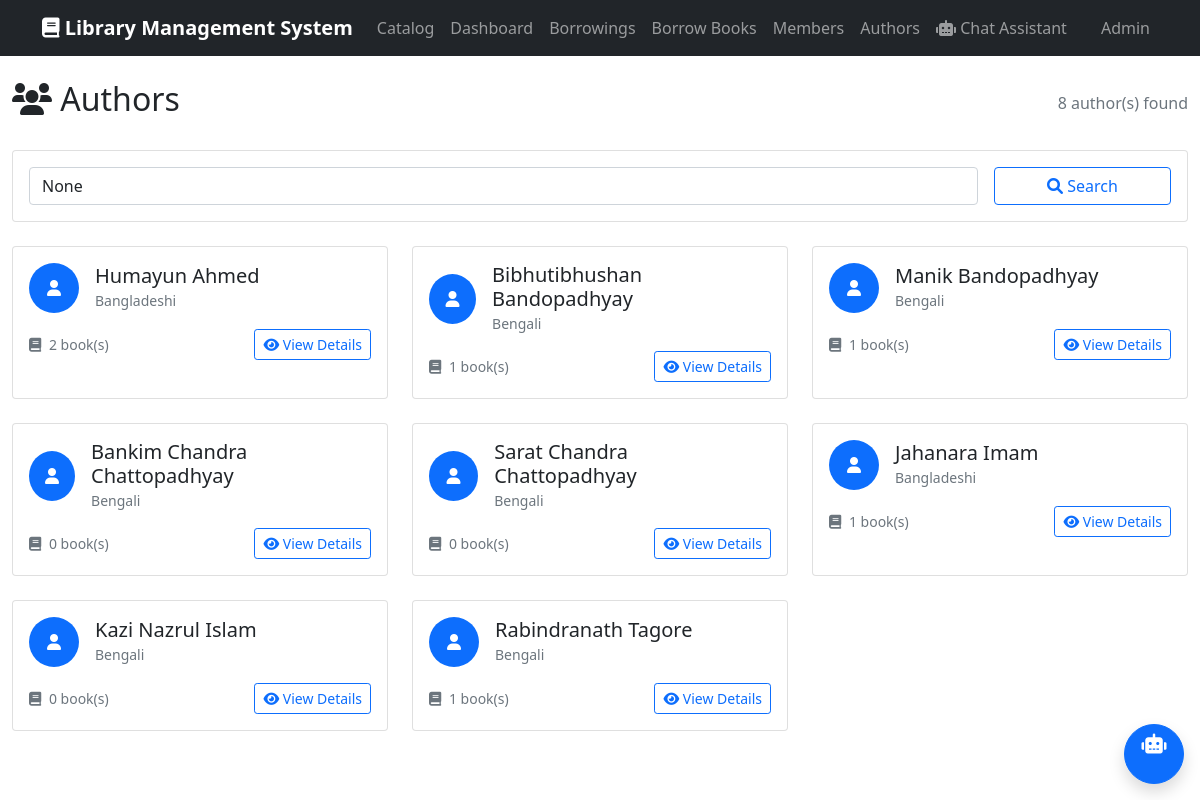
Screenshot of /authors/ with the database file from the repository.
### stall/models.py (models this page shows, shortened)
class Author(models.Model):
    first_name = models.CharField(max_length=100)
    last_name = models.CharField(max_length=100)
    birth_date = models.DateField(blank=True, null=True)
    biography = models.TextField(blank=True)
    nationality = models.CharField(max_length=100, blank=True)
    created_at = models.DateTimeField(auto_now_add=True)
    @property
    def full_name(self):
        return f"{self.first_name} {self.last_name}"

### stall/views.py (the view)
# urls.py: path('authors/', views.authors_list, name='authors_list'),
def authors_list(request):
    authors = Author.objects.all().order_by('last_name', 'first_name')
    search_query = request.GET.get('search')
    if search_query:
        authors = authors.filter(
            Q(first_name__icontains=search_query) |
            Q(last_name__icontains=search_query) |
            Q(nationality__icontains=search_query)
        )
    context = {
        'authors': authors,
        'search_query': search_query
    }
    return render(request, 'stall/authors_list.html', context)

### stall/templates/stall/authors_list.html (shortened to what this page needs)
{% extends 'stall/base.html' %}
{% block content %}
<div class="row">
    <div class="col-12">
        <div class="d-flex justify-content-between align-items-center mb-4">
            <h2><i class="fas fa-users"></i> Authors</h2>
            <div>
                <span class="text-muted">{{ authors.count }} author(s) found</span>
            </div>
        </div>
        <div class="card mb-4">
            <div class="card-body">
                <form method="GET" class="row g-3">
                    <div class="col-md-10">
                        <input type="text" name="search" class="form-control" placeholder="Search authors by name, nationality..." value="{{ search_query }}">
                    </div>
                    <div class="col-md-2">
                        <button type="submit" class="btn btn-outline-primary w-100">
                            <i class="fas fa-search"></i> Search
                        </button>
                    </div>
                </form>
            </div>
        </div>
        {% if authors %}
            <div class="row">
                {% for author in authors %}
                    <div class="col-md-6 col-lg-4 mb-4">
                        <div class="card h-100">
                            <div class="card-body">
                                <div class="d-flex align-items-center mb-3">
                                    <div class="bg-primary text-white rounded-circle d-flex align-items-center justify-content-center me-3" style="width: 50px; height: 50px;">
                                        <i class="fas fa-user"></i>
                                    </div>
                                    <div>
                                        <h5 class="card-title mb-0">{{ author.full_name }}</h5>
                                        {% if author.nationality %}
                                            <small class="text-muted">{{ author.nationality }}</small>
                                        {% endif %}
                                    </div>
                                </div>
                                <div class="mt-auto">
                                    <div class="d-flex justify-content-between align-items-center">
                                        <small class="text-muted">
                                            <i class="fas fa-book me-1"></i>
                                            {{ author.books.count }} book(s)
                                        </small>
                                        <a href="{% url 'author_detail' author.id %}" class="btn btn-outline-primary btn-sm">
                                            <i class="fas fa-eye"></i> View Details
                                        </a>
                                    </div>
                                </div>
                            </div>
                        </div>
                    </div>
                {% endfor %}
            </div>
        {% endif %}
    </div>
</div>
{% endblock %}

### rows the page displays
Author: full_name "Humayun Ahmed", nationality "Bangladeshi", books.count "2"
Author: full_name "Bibhutibhushan Bandopadhyay", nationality "Bengali", books.count "1"
Author: full_name "Manik Bandopadhyay", nationality "Bengali", books.count "1"
Author: full_name "Bankim Chandra Chattopadhyay", nationality "Bengali", books.count "0"
Author: full_name "Sarat Chandra Chattopadhyay", nationality "Bengali", books.count "0"
Author: full_name "Jahanara Imam", nationality "Bangladeshi", books.count "1"
Author: full_name "Kazi Nazrul Islam", nationality "Bengali", books.count "0"
Author: full_name "Rabindranath Tagore", nationality "Bengali", books.count "1"

### other values shown
{{ authors.count }} "8"
